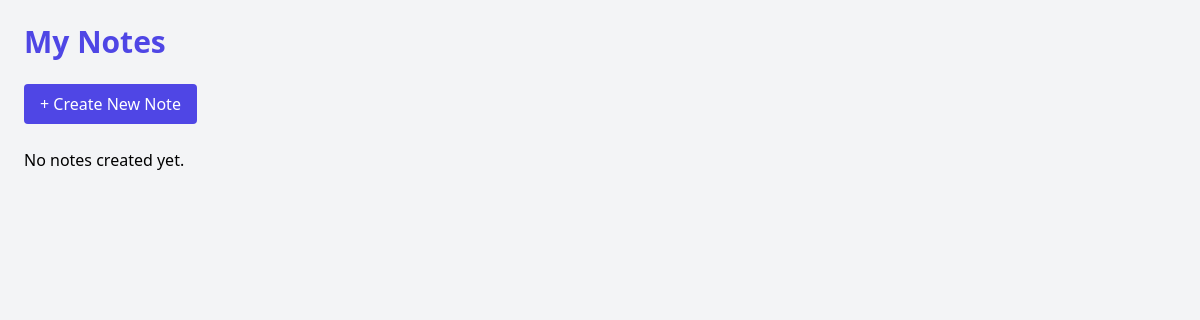
/stored_notes/ (signed in), run on an earlier commit of the app's database.
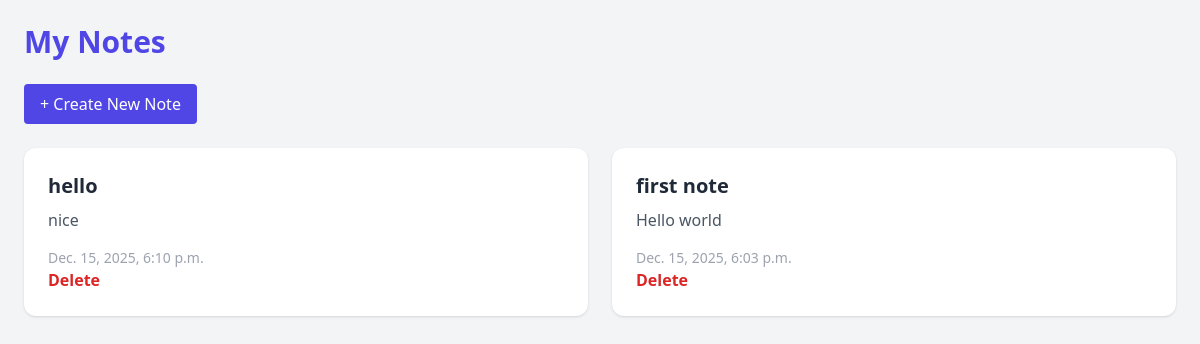
And on a later commit of the database.
### Notes/models.py (models this page shows, shortened)
class StoredNote(models.Model):
    user = models.ForeignKey(
        NotesUserDetails,
        on_delete=models.CASCADE,
        related_name = 'notes',
    )
    title = models.CharField(max_length=50)
    content = models.TextField()
    created_at = models.DateTimeField(auto_now_add=True)

### Notes/views.py (the view)
# urls.py: path('stored_notes/', views.stored_notes, name='stored_notes'),
def stored_notes(request):
    if not request.session.get('user_id'):
        return redirect('login')
    user = NotesUserDetails.objects.get(id=request.session['user_id'])
    notes = user.notes.all().order_by('-created_at')
    return render(request, 'Notes/stored_notes.html', {
        'notes': notes
    })

### Notes/templates/Notes/stored_notes.html (shortened to what this page needs)
<!DOCTYPE html>
<html>
<head>
    <script src="https://cdn.tailwindcss.com"></script>
</head>
<body class="bg-gray-100 min-h-screen p-6">
    <h1 class="text-3xl font-bold text-indigo-600 mb-6">
        My Notes
    </h1>
    <a href="{% url 'note_page' %}" class="inline-block mb-6 bg-indigo-600 text-white px-4 py-2 rounded">
        + Create New Note
    </a>
    <div class="grid grid-cols-1 md:grid-cols-2 gap-6">
        {% for note in notes %}
        <div class="bg-white p-6 rounded-xl shadow">
            <h2 class="text-xl font-semibold text-gray-800">
                {{ note.title }}
            </h2>
            <p class="text-gray-600 mt-2">
                {{ note.content }}
            </p>
            <p class="text-sm text-gray-400 mt-4">
                {{ note.created_at }}
            </p>
            <a href="{% url 'delete_note' note.id %}"
                onclick="return confirm('Are you sure you want to delete this note?')"
                class="text-red-600 font-semibold hover:underline">
                Delete
            </a>
        </div>
        {% empty %}
        <p>No notes created yet.</p>
        {% endfor %}
    </div>
</body>
</html>

What changed in the data, as far as the page shows it:
added StoredNote: title "hello", content "nice", created_at "Dec. 15, 2025, 6:10 p.m."
added StoredNote: title "first note", content "Hello world", created_at "Dec. 15, 2025, 6:03 p.m."
Also different on the page:
text no longer shown: "No notes created yet."
